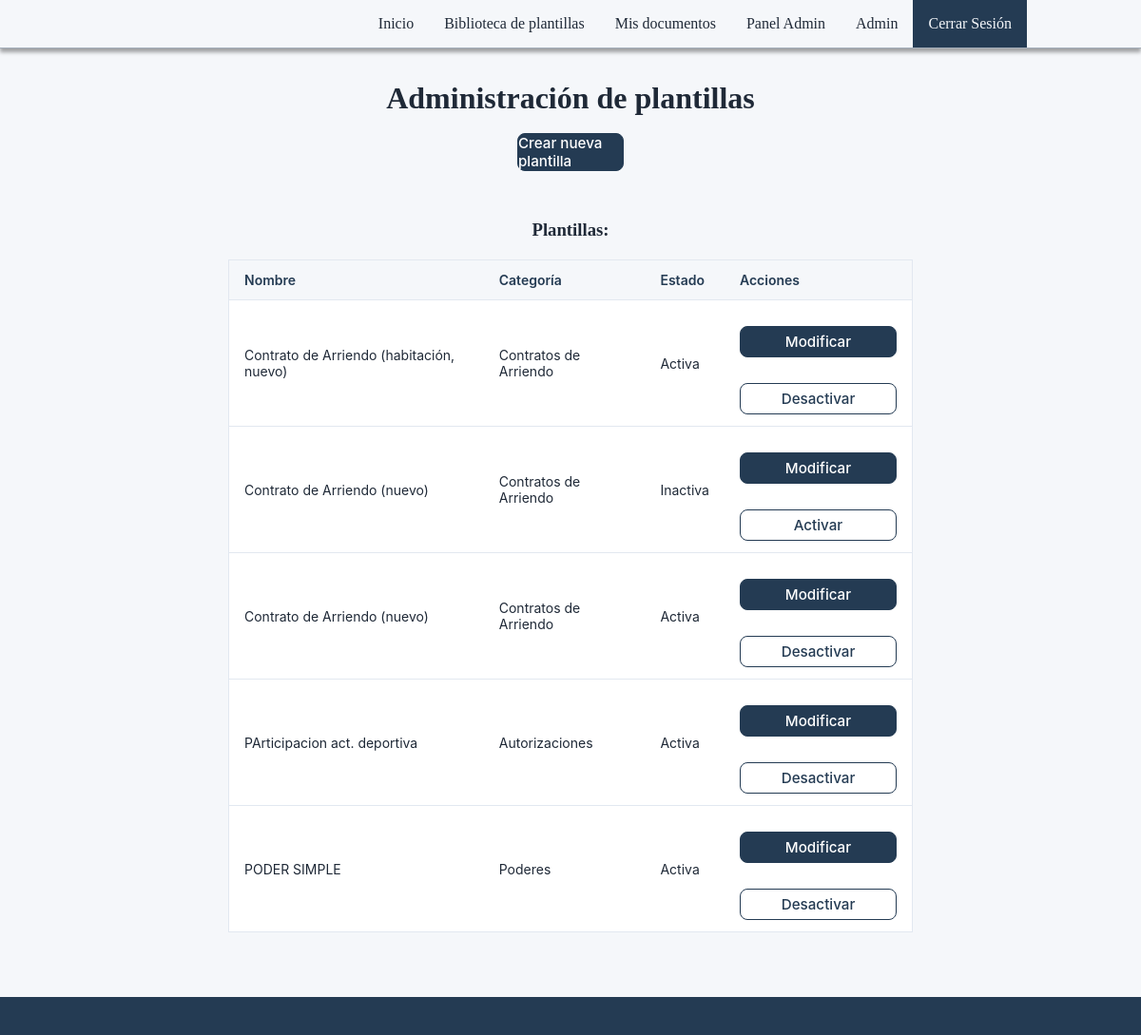
The app's page /docs/administracion/ (signed in), older data.
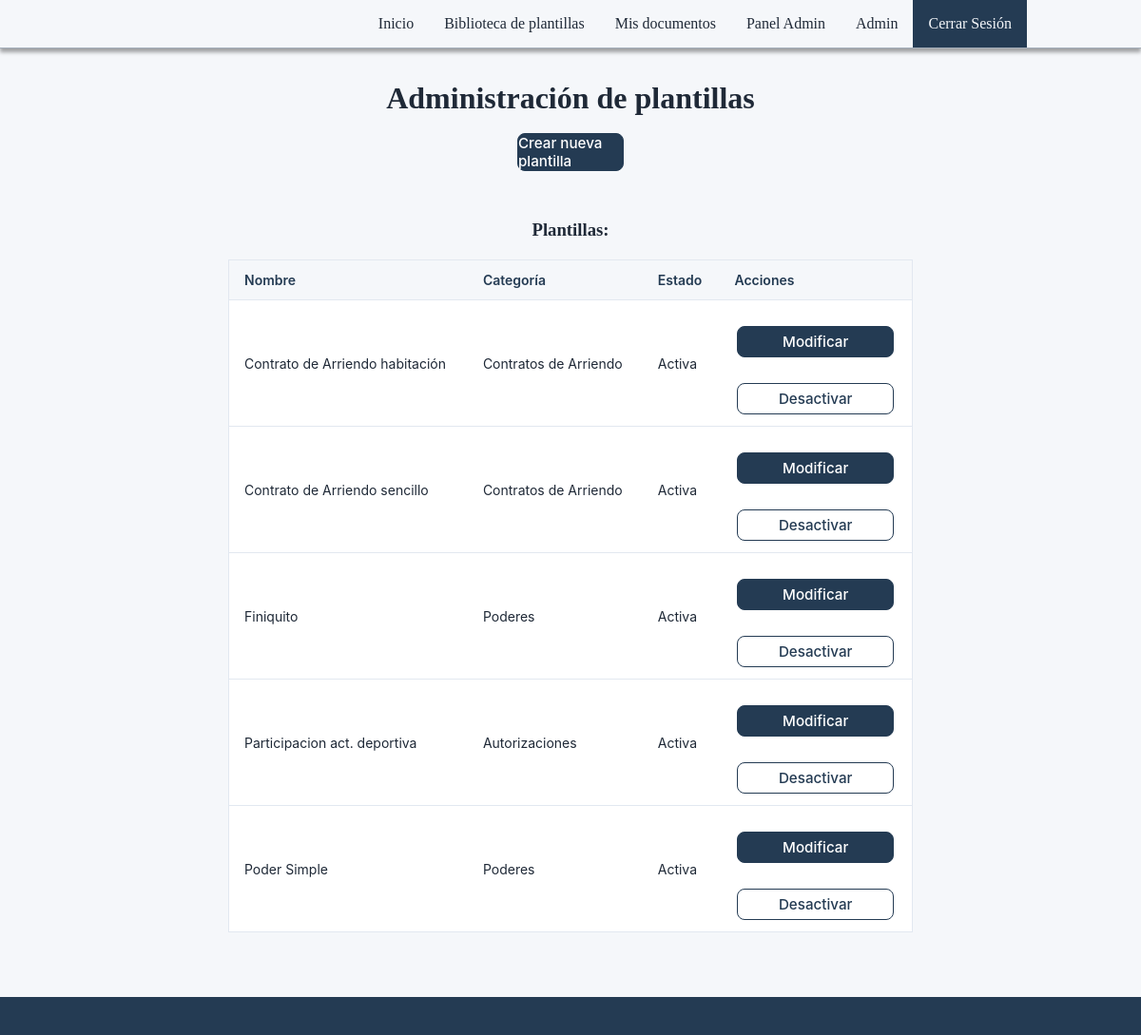
The same page, newer data.
### apps/documentos/models.py (models this page shows, shortened)
class Plantilla(models.Model):
    nombre = models.CharField(max_length=150)
    descripcion = models.TextField()
    archivo = models.FileField(upload_to='plantillas/')
    campos = models.JSONField(default=dict, null=True, blank=True)
    clausulas = models.JSONField(default=list, null=True, blank=True)
    validaciones = models.JSONField(default=list, null=True, blank=True)
    publicada = models.BooleanField(default=True)
    activa = models.BooleanField(default=True)
    version = models.PositiveIntegerField(default=1)
    plantilla_anterior = models.ForeignKey(
        'self',
        on_delete=models.PROTECT,
        null=True,
        blank=True,
        related_name='versiones'
    )
    autor = models.ForeignKey(
        settings.AUTH_USER_MODEL,
        on_delete=models.PROTECT,
        related_name='plantillas_creadas'
    )
    fecha_creacion = models.DateTimeField(auto_now_add=True)
    fecha_publicacion = models.DateTimeField(
        null=True,
        blank=True
    )
    categoria = models.ForeignKey(
        Categoria,
        on_delete=models.PROTECT,
        related_name='plantillas',
        null=True,
        blank=True
    )
    familia_id = models.UUIDField(
        default=uuid.uuid4,
        editable=False,
        db_index=True
    )

class Categoria(models.Model):
    nombre = models.CharField(max_length=100, unique=True)
    descripcion = models.TextField(blank=True)

### apps/documentos/views/administracion.py (the view)
@solo_superusuario
def panel_administracion_view(request):
    plantillas = Plantilla.objects.select_related(
        "categoria"
    ).order_by("nombre")
    return render(
        request,
        "../templates/panel.html",
        {"plantillas": plantillas}
    )

### apps/documentos/templates/panel.html (shortened to what this page needs)
{% extends "base.html" %}
{%load static%}
{% block extra_css%}
<link  rel="stylesheet" href="{% static 'css/panel.css' %}">
{% endblock %}
{% block content %}
<div class="title">
    <h1 class="title">Administración de plantillas</h1>
    <br>
    <a class="boton2" href="{% url 'documentos:crear_plantilla' %}" style="margin: auto;">Crear nueva plantilla</a>
</div>
<br><br>
<h3 class="title">Plantillas:</h3>
<div class="table-container">
<table>
    <thead>
        <tr>
            <th>Nombre</th>
            <th>Categoría</th>
            <th>Estado</th>
            <th>Acciones</th>
        </tr>
    </thead>
    <tbody>
        {% for plantilla in plantillas %}
        <tr>
            <td>{{ plantilla.nombre }}</td>
            <td>{{ plantilla.categoria.nombre }}</td>
            <td>
                {% if plantilla.activa %}
                    Activa
                {% else %}
                    Inactiva
                {% endif %}
            </td>
            <td>
                <div class="acciones">
                    <form method="POST"
                        action="{% url 'documentos:modificar_plantilla' plantilla.id %}">
                        <button class="boton2" type="submit">
                            Modificar
                        </button>
                    </form>
                    <form method="POST"
                        action="{% url 'documentos:cambiar_estado_plantilla' plantilla.id %}">
                        <button class="boton" type="submit">
                            {% if plantilla.activa %}
                                Desactivar
                            {% else %}
                                Activar
                            {% endif %}
                        </button>
                    </form>
                </div>
            </td>
        </tr>
        {% empty %}
        <tr>
            <td colspan="4">No hay plantillas registradas.</td>
        </tr>
        {% endfor %}
    </tbody>
</table>
</div>
{% endblock %}

Row changes from the older to the newer data that the page shows:
removed Plantilla: nombre "Contrato de Arriendo (nuevo)", categoria.nombre "Contratos de Arriendo", activa "Activa"
changed Plantilla: nombre "Contrato de Arriendo (habitación, nuevo)" → "Contrato de Arriendo habitación"
changed Plantilla: nombre "Contrato de Arriendo (nuevo)" → "Contrato de Arriendo sencillo"; activa "Inactiva Activar" → "Activa Desactivar"
added Plantilla: nombre "Finiquito", categoria.nombre "Poderes", activa "Activa"
changed Plantilla "Autorizaciones": nombre "PArticipacion act. deportiva" → "Participacion act. deportiva"
changed Plantilla: nombre "PODER SIMPLE" → "Poder Simple"
